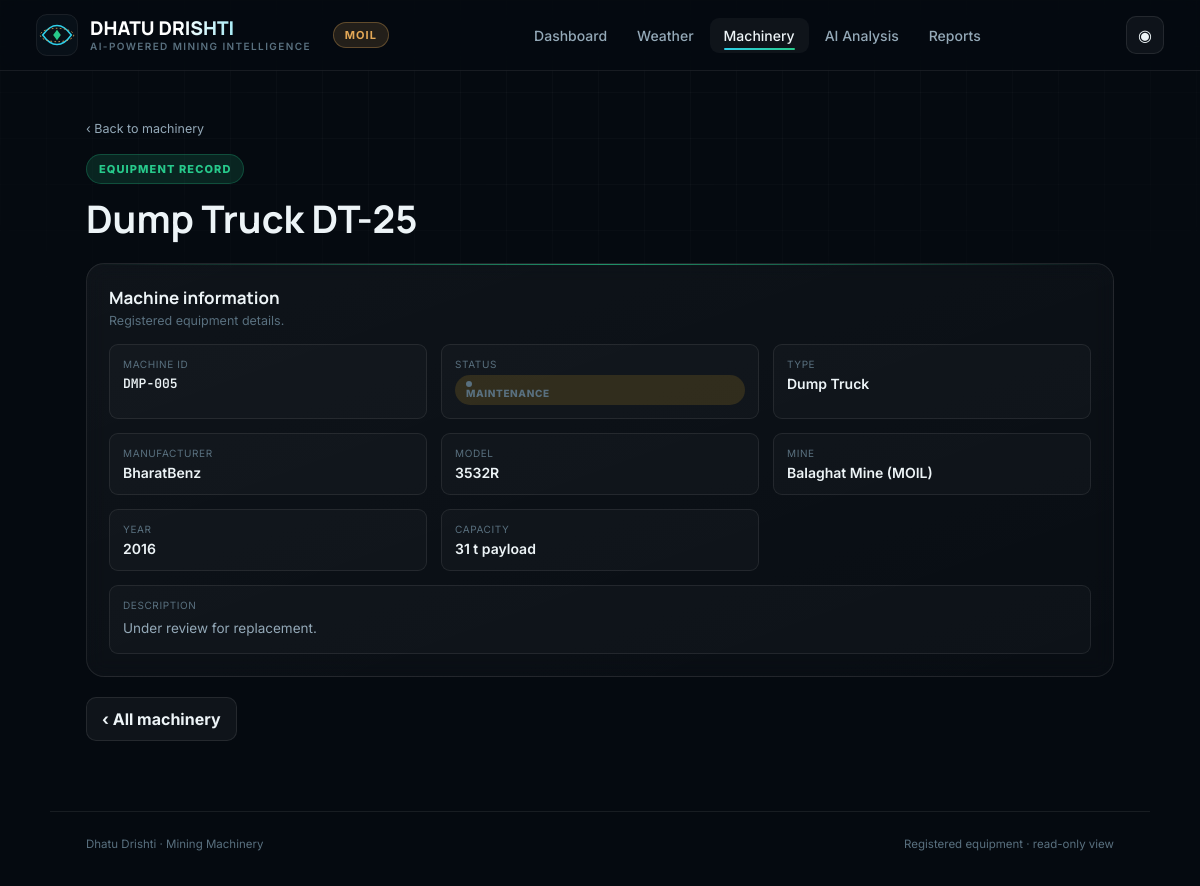
Screenshot of /machinery/DMP-005 with the database file from the repository.
### models.py (models this page shows, shortened)
class Machinery(db.Model):
    __tablename__ = "machinery"
    id = db.Column(db.Integer, primary_key=True)
    machine_id = db.Column(db.String(100), unique=True, nullable=False, index=True)
    name = db.Column(db.String(200), nullable=False)
    machine_type = db.Column(db.String(100), nullable=True)
    manufacturer = db.Column(db.String(200), nullable=True)
    model = db.Column(db.String(200), nullable=True)
    mine_name = db.Column(db.String(200), nullable=True, index=True)
    status = db.Column(db.String(50), nullable=False, default="Operational",
                       server_default="Operational", index=True)
    year = db.Column(db.Integer, nullable=True)
    capacity = db.Column(db.String(100), nullable=True)
    description = db.Column(db.Text, nullable=True)
    created_at = db.Column(db.DateTime, default=datetime.utcnow, nullable=False)
    updated_at = db.Column(db.DateTime, default=datetime.utcnow,
                           onupdate=datetime.utcnow, nullable=False)
    @property
    def status_tone(self) -> str:
        return {
            "Operational": "ok",
            "Maintenance": "warn",
            "Inactive": "danger",
            "Retired": "muted",
        }.get(self.status, "muted")

### main.py (the view)
@app.route("/machinery/<machine_id>")
def machinery_detail(machine_id: str):
    machine = db.session.scalar(
        select(Machinery).where(Machinery.machine_id == machine_id))
    if machine is None:
        abort(404)
    return render_template("machinery_detail.html", machine=machine)

### templates/machinery_detail.html (shortened to what this page needs)
<!DOCTYPE html>
<html lang="en">
<head>
</head>
<body>
<div class="grid-field"></div>
<header>
 <div class="brand">
  <div class="brand-text"><span class="name">DHATU DRISHTI</span><span class="sub">AI-POWERED MINING INTELLIGENCE</span></div>
  <span class="moil-tag">MOIL</span>
 </div>
 <nav>
  <a href="/">Dashboard</a>
  <a href="/weather">Weather</a>
  <a href="/machinery" class="active">Machinery</a>
  <a href="/ai-analysis">AI Analysis</a>
  <a href="/reports">Reports</a>
 </nav>
 <div class="header-actions">
  <button class="profile-btn" type="button" aria-label="Profile">◉</button>
 </div>
</header>
<main>
 <a class="crumb" href="/machinery">‹ Back to machinery</a>
 <div class="page-head">
  <div class="eyebrow">EQUIPMENT RECORD</div>
  <h1>{{ machine.name }}</h1>
 </div>
 <div class="card">
  <h2>Machine information</h2>
  <p class="sub">Registered equipment details.</p>
  <div class="detail-grid">
   <div class="meta mono"><span>Machine ID</span><b>{{ machine.machine_id }}</b></div>
   <div class="meta"><span>Status</span><b><span class="badge {{ machine.status_tone }}"><span class="dot"></span>{{ machine.status }}</span></b></div>
   <div class="meta"><span>Type</span><b>{{ machine.machine_type or 'Not available' }}</b></div>
   <div class="meta"><span>Manufacturer</span><b>{{ machine.manufacturer or 'Not available' }}</b></div>
   <div class="meta"><span>Model</span><b>{{ machine.model or 'Not available' }}</b></div>
   <div class="meta"><span>Mine</span><b>{{ machine.mine_name or 'Not available' }}</b></div>
   <div class="meta"><span>Year</span><b>{{ machine.year if machine.year is not none else 'Not available' }}</b></div>
   <div class="meta"><span>Capacity</span><b>{{ machine.capacity or 'Not available' }}</b></div>
   <div class="meta detail-full"><span>Description</span>
    <p>{{ machine.description or 'No description recorded.' }}</p>
   </div>
  </div>
 </div>
 <div style="margin-top:20px"><a class="btn" href="/machinery">‹ All machinery</a></div>
</main>
<footer>
 <span>Dhatu Drishti · Mining Machinery</span>
 <span>Registered equipment · read-only view</span>
</footer>
</body>
</html>

### rows the page displays
Machinery: name "Dump Truck DT-25", machine_id "DMP-005", status "MAINTENANCE", machine_type "Dump Truck", manufacturer "BharatBenz", model "3532R", mine_name "Balaghat Mine (MOIL)", year "2016", capacity "31 t payload", description "Under review for replacement."
